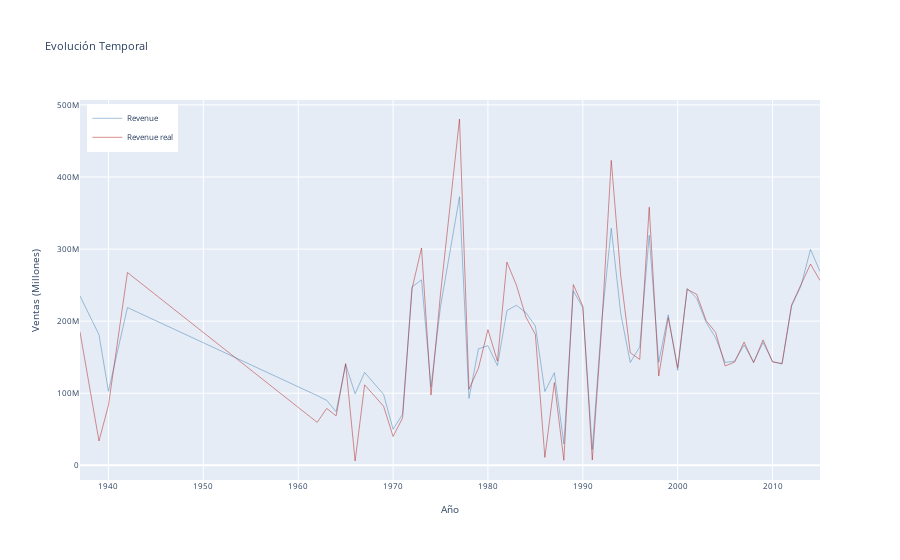

The code cell stored with this chart in its notebook:
### Code cell
df_aux = df_pred_test.groupby(df_pred_test["date"].dt.year)['revenue'].mean().reset_index()[:-1]
df_aux2 = df_y.groupby(df_y["date"].dt.year)['revenue'].mean().reset_index()[:-1]


fig = go.Figure()
fig.add_trace(go.Scatter(
    x=df_aux['date'], y=df_aux['revenue'],
    hoverinfo='x+y',
    mode='lines',
    line=dict(width=0.5, color='steelblue'),
    name = 'Revenue'
))
fig.add_trace(go.Scatter(
    x=df_aux2['date'], y=df_aux2['revenue'],
    hoverinfo='x+y',
    mode='lines',
    line=dict(width=0.5, color='firebrick'),
    name = 'Revenue real'
))

fig.update_layout(
    title = 'Evolución Temporal',
    xaxis_title = 'Año',
    yaxis_title = 'Ventas (Millones)',
    legend=dict(
        bgcolor = 'white',
        yanchor="top",
        y=0.99,
        xanchor="left",
        x=0.01),
    font=dict(size=8),
    # margin=dict(
    #     l=0,
    #     r=0,
    #     b=0,
    #     t=25,
    #     pad=4
    # )
)
